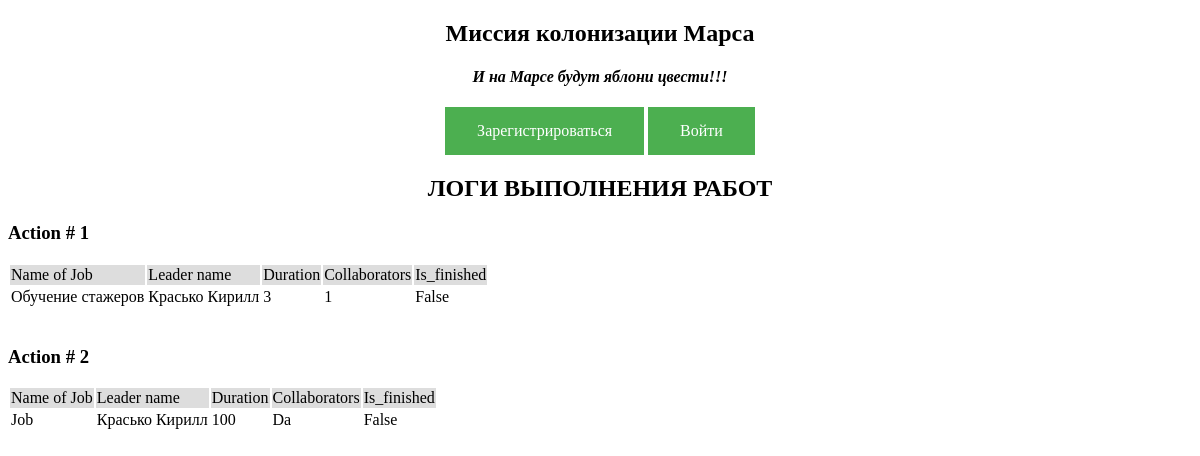
/index, run on the app's committed database.
### data/jobs.py (models this page shows, shortened)
class Jobs(SqlAlchemyBase, UserMixin, SerializerMixin):
    __tablename__ = "jobs"
    id = sqlalchemy.Column(sqlalchemy.Integer, primary_key=True, autoincrement=True)
    team_leader = sqlalchemy.Column(sqlalchemy.Integer, sqlalchemy.ForeignKey("users.id"))
    job = sqlalchemy.Column(sqlalchemy.String, nullable=True)
    work_size = sqlalchemy.Column(sqlalchemy.Integer, nullable=True)
    collaborators = sqlalchemy.Column(sqlalchemy.String, nullable=True)
    start_date = sqlalchemy.Column(sqlalchemy.DateTime, default=datetime.datetime.now)
    end_date = sqlalchemy.Column(sqlalchemy.DateTime, default=datetime.datetime.now)
    is_finished = sqlalchemy.Column(sqlalchemy.Boolean, default=True)
    is_new_job = sqlalchemy.Column(sqlalchemy.Boolean, default=True)
    user = orm.relationship("User")

### data/users.py (models this page shows, shortened)
class User(SqlAlchemyBase, UserMixin, SerializerMixin):
    __tablename__ = "users"
    id = sqlalchemy.Column(sqlalchemy.Integer, primary_key=True, autoincrement=True)
    surname = sqlalchemy.Column(sqlalchemy.String, nullable=True)
    name = sqlalchemy.Column(sqlalchemy.String, nullable=True)
    age = sqlalchemy.Column(sqlalchemy.Integer, nullable=True)
    password = sqlalchemy.Column(sqlalchemy.String, nullable=True)
    position = sqlalchemy.Column(sqlalchemy.String, nullable=True)
    speciality = sqlalchemy.Column(sqlalchemy.String, nullable=True)
    address = sqlalchemy.Column(sqlalchemy.String, nullable=True)
    email = sqlalchemy.Column(sqlalchemy.String, unique=True, nullable=True)
    hashed_password = sqlalchemy.Column(sqlalchemy.String, nullable=True)
    modified_date = sqlalchemy.Column(sqlalchemy.DateTime, default=datetime.datetime.now)
    jobs = orm.relationship("Jobs", back_populates='user')

### server.py (the view)
@app.route('/index')
def index():
    db_session.global_init("db/mars_explorer.db")
    session = db_session.create_session()
    jobs = session.query(Jobs).all()
    users = session.query(User).all()
    names = {u.id: (u.surname, u.name) for u in users}
    return render_template('index.html', jobs=jobs, names=names)

### data/db_session.py (called while the page is built, shortened)
def global_init(db_file):
    global __factory
    if __factory:
        return

def create_session() -> Session:
    global __factory
    return __factory()

### templates/index.html (shortened to what this page needs)
{% extends "base.html" %}
{% block content %}
<h2 align='center'>ЛОГИ ВЫПОЛНЕНИЯ РАБОТ</h2>
{% for  job in jobs %}
<h3> Action # {{ job.id }}</h3>
<div class=".table">
    <table class=".table">
        <tr class="row">
            <td class="title" bgcolor="#dddddd">Name of Job</td>
            <td class="title" bgcolor="#dddddd">Leader name</td>
            <td class="title" bgcolor="#dddddd">Duration</td>
            <td class="title" bgcolor="#dddddd">Collaborators</td>
            <td class="title" bgcolor="#dddddd">Is_finished</td>
        </tr>
        <tr class="row">
            <td class="value">{{ job.job }}</td>
            <td class="value">{{ names[job.team_leader][0] }} {{ names[job.team_leader][1] }}</td>
            <td class="value">{{ job.work_size }}</td>
            <td class="value">{{ job.collaborators }}</td>
            <td class="value">{{ job.is_finished }}</td>
        </tr>
    </table>
</div>
<br>
{% endfor %}
{% endblock %}

### templates/base.html (shortened to what this page needs)
<!doctype html>
<html lang="en">
<head>
    <link rel="stylesheet" type="text/css" href="../static/css/stylesheet.css"/>
</head>
<body>
<header>
    <nav class="navbar navbar-expand-lg navbar-light bg-light">
        <h1 align="center"><b>Миссия колонизации Марса</b></h1>
    </nav>
    <h4 align="center"><i>И на Марсе будут яблони цвести!!!</i></h4>
    {% if current_user.is_authenticated %}
    <a class="navbar-brand" href="/logout">{{current_user.name}} {{current_user.surname}} ---> ВЫХОД В ОТКРЫТЫЙ КОСМОС</a><br>
    <br>
    <a class="navbar-brand" href="/index">ОТОБРАЗИТЬ ЛОГИ ВЫПОЛНЕНИЯ РАБОТ</a><br>
    <br>
    <a href="/addjob" class="btn btn-secondary">ДОБАВИТЬ РАБОТУ</a>
{% else %}
    <p align="center">
        <a class="btn btn-primary " href="/register">Зарегистрироваться</a>
        <a class="btn btn-success" href="/login">Войти</a>
    </p>
{% endif %}
</header>
<main role="main" class="container">
    {% block content %}{% endblock %}
</main>
</body>
</html>

### static/css/stylesheet.css (style rules this page uses)
.btn { background-color: #4CAF50; border: none; color: white; padding: 15px 32px; text-align: center; text-decoration: none; display: inline-block; font-size: 16px; }

### data on the page
Jobs: id "1", job "Обучение стажеров", team_leader.surname "Красько", team_leader.name "Кирилл", work_size "3", collaborators "1", is_finished "False"
Jobs: id "2", job "Job", team_leader.surname "Красько", team_leader.name "Кирилл", work_size "100", collaborators "Da", is_finished "False"
